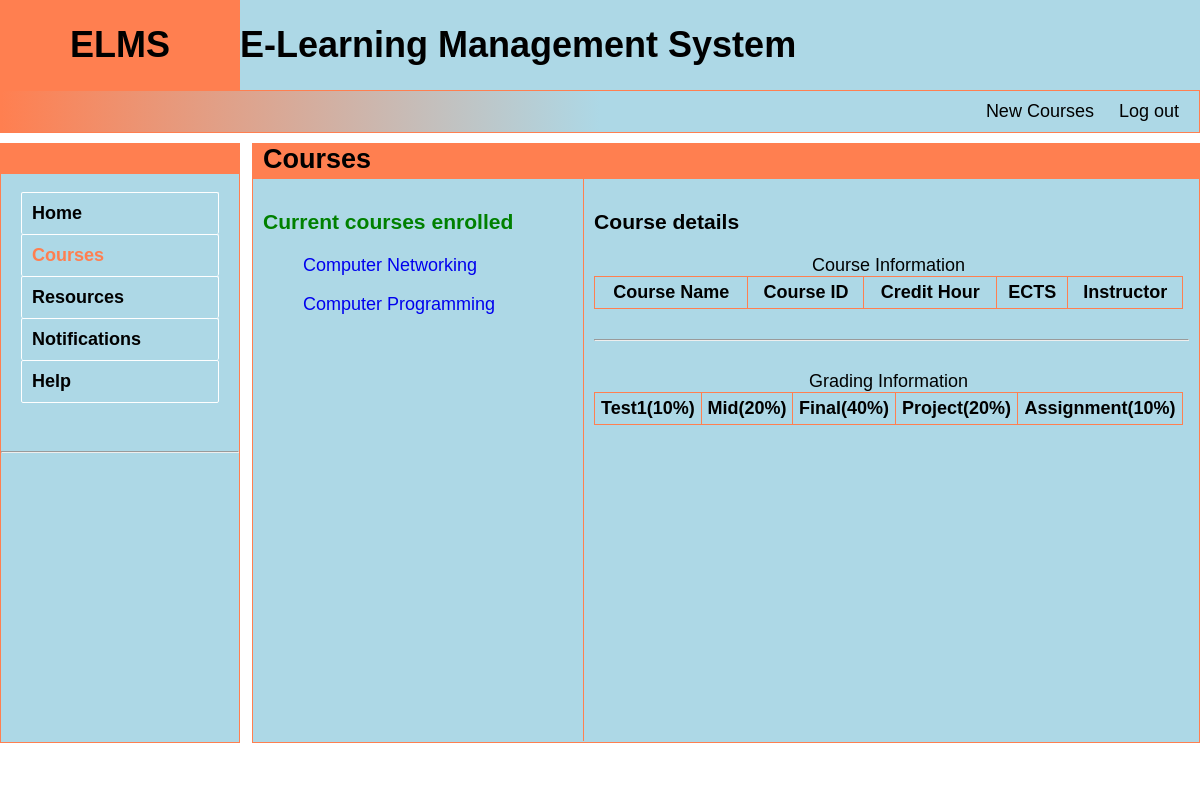
Page /student/index.php?curr_page=Courses (signed in) on the committed database.
### tables this page shows
CREATE TABLE IF NOT EXISTS `studentenroll` (
  `studId` int(11) NOT NULL,
  `courseId` int(11) NOT NULL,
  PRIMARY KEY (`studId`,`courseId`),
  KEY `courseId` (`courseId`)
);

CREATE TABLE IF NOT EXISTS `course` (
  `courseId` int(11) NOT NULL AUTO_INCREMENT,
  `courseName` varchar(50) NOT NULL,
  `offDept` int(11) NOT NULL,
  `offYear` int(11) NOT NULL,
  `semester` int(11) NOT NULL,
  `chour` int(11) NOT NULL,
  `ects` int(11) NOT NULL,
  PRIMARY KEY (`courseId`),
  UNIQUE KEY `course_courseId_uindex` (`courseId`),
  KEY `offDept` (`offDept`)
);

### private/query_functions.php (called while the page is built, shortened)
<?php
    function query_enrolls($username){
	    global $conn;
	    $id = mysqli_fetch_assoc(query_student_id($username))['studId'];
	    $sql = "select * from studentenroll where studId = '$id'";
        $result = mysqli_query($conn, $sql);
        if(mysqli_num_rows($result) > 0){
            return $result;
        }
    }
    function query_student_id($username){
	    global $conn;
	    $sql = "select studId from student where username = '$username'";
	    $result = mysqli_query($conn ,$sql);
	    if(mysqli_num_rows($result)){
	        return $result;
        }
    }
    function query_course_name($courseId){
	    $sql = "select courseName from course where courseId='$courseId';";
	    return standard($sql);
    }
    function standard($sql){
        global $conn;
        $result = mysqli_query($conn, $sql);
        if(mysqli_num_rows($result) > 0 ) {
            return $result;
        }
    }
 ?>

### public/student/index.php (the view, shortened to what this page needs)
<?php
    $username = $_SESSION['username'];
?>
<!doctype html>
<html>
<head>
    <link rel="stylesheet" href="../../public/css/public%20index.css">
    <link rel="stylesheet" href="../../public/css/student%20index.css">
</head>
<body>
    <?php include_once '../../private/shared/page_header.php'; ?>
    <nav>
        <ul class="nav-list" type="none">
            <li><a href="">New Courses</a></li>
            <li><a href="../../private/logout.php">Log out</a></li>
        </ul>
    </nav>
    <section class="content-section">
        <div class="left-div">
            <?php
                $current_page = $_REQUEST['curr_page'] ?? "Home";
            $nav_lists = [['name'=>'Home'],['name'=>'Courses'],['name'=>'Resources'],['name'=>'Notifications'], ['name'=>'Help'],] ?>
            <div class="header-box"></div>
            <div class="content">
                <ul>
                    <?php foreach($nav_lists as $list){ ?>
                    <li class="<?php if($list['name']==$current_page){
                        echo "selected";
                    }
                    ?>"><a href="<?php echo 'index.php?curr_page='.$list['name']; ?>"><?php echo $list['name'] ?></a> </li>
                    <?php } ?>
                </ul>
            </div>
            <br>
            <hr>
            <br>
        </div>
        <div class="right-div">
            <div class="header-box">
                <h2><?php echo $current_page; ?></h2>
            </div>
            <div class="content">
                <?php
                    $current_page = $_REQUEST['curr_page'] ?? "home";
                    $current_page = strtolower($current_page);
                ?>
                <?php if ($current_page == "courses"){ ?>
                    <div class="course-left-div">
                        <div class="course-left-heading">
                            <h3 style="color: green;">Current courses enrolled</h3>
                        </div>
                        <div class="course-left-div-content">
                            <?php $courses = query_enrolls($username); ?>
                            <?php while($course = mysqli_fetch_assoc($courses)){?>
                                <ul> <li> <a href=<?php echo 'index.php?curr_page=Courses&courseId='.$course['courseId']; ?>> <?php echo mysqli_fetch_assoc(query_course_name($course['courseId']))['courseName']; ?> </a>  </li> </ul>
                            <?php } ?>
                        </div>
                    </div>
                    <div class="course-right-div">
                        <div class="course-right-heading">
                            <h3>Course details</h3>
                        </div>
                        <div class="course-right-div-content">
                            <table>
                                <caption>Course Information</caption>
                                <tr>
                                    <th>Course Name</th>
                                    <th>Course ID</th>
                                    <th>Credit Hour</th>
                                    <th>ECTS</th>
                                    <th>Instructor</th>
                                </tr>
                            </table>
                            <br>
                            <hr>
                            <br>
                            <table>
                                <caption>Grading Information</caption>
                                <tr>
                                    <th>Test1(10%)</th>
                                    <th>Mid(20%)</th>
                                    <th>Final(40%)</th>
                                    <th>Project(20%)</th>
                                    <th>Assignment(10%)</th>
                                </tr>
                            </table>
                        </div>
                    </div>
                <?php } ?>
            </div>
        </div>
    </section>
</body>
</html>

### public/css/public index.css (style rules this page uses)
html { width: 100%; height: 100%; }
body { width: 100%; height: 980px; padding: 0px; margin: 0px; font-size: 18px; font-family: Oxygen ,sans-serif; box-sizing: border-box; }

### public/css/student index.css (style rules this page uses)
* { box-sizing: border-box; text-decoration: none; }
.nav-list { display: inline-block; float: right; }
.nav-list li { padding: 10px; display: inline-block; }
ul.nav-list { margin: 0; padding: 0; }
.nav-list a { text-decoration: none; color: inherit; }
nav::after { content: ''; display: table; clear: both; }
nav { width: 100%; background: linear-gradient(to right , coral, lightblue, lightblue); border: 1px solid coral; padding-right: 10px; }
.content-section { width: 100%; height: 400px; }
.content-section::after { content: ''; display: table; clear: both; }
section .left-div { margin:10px 10px 10px 0; background-color: lightblue; width: 20%; float: left; height: 600px; border: 1px solid coral; display: inline-block; }
section .left-div ul { margin-right: 0px; padding: 0 20px; }
section .left-div ul a { font-weight: 600; width: 100%; display: block; }
section .left-div .header-box { width: 100%; background-color: coral; height: 30px; }
section .left-div ul, section .right-div ul { list-style-type: none; }
section .left-div ul li { width: 100%; display: block; border: 1px solid white; border-bottom: none; padding: 10px; border-radius: 2px; transition-property: background-color, color, border; transition-timing-function: ease; transition-duration: 0.5s; transform-origin: center; }
section .left-div ul li:nth-last-child(1) { border-bottom: 1px solid white; }
.selected { font-weight: 900; color: coral; }
section .left-div .content a { list-style-type: none; color: inherit; }
section .right-div { margin-top: 10px; background-color: lightblue; width: 79%; height: 600px; border: 1px solid coral; float: right; display: inline-block; }
section .right-div .header-box { width: 100%; background-color: coral; height: 35px; }
section .right-div .header-box h2 { margin: 0; padding: 0 0 0 10px; }
section .right-div .content { width: 100%; height: 100%; }
section .right-div .content::after { content: ''; display: table; clear: both; }
.right-div .content { width: 100%; height: 94%; }
.course-left-div { width: 35%; height: 94%; float: left; border-right: 1px solid coral; padding: 10px; display: inline-block; }
.course-right-div { width: 65%; padding: 10px; height: 94%; float: right; display: inline-block; }
table { border: 1px solid coral; border-collapse: collapse; width: 99%; padding: 5px; }
table td, table th { border: 1px solid coral; border-collapse: collapse; padding: 5px; }

### rows in the picture
studentenroll: courseId.courseName "Computer Networking"
studentenroll: courseId.courseName "Computer Programming"

### other values in the picture
$list['name'] "Home"
$list['name'] "Courses"
$list['name'] "Resources"
$list['name'] "Notifications"
$list['name'] "Help"
$current_page "Courses"
